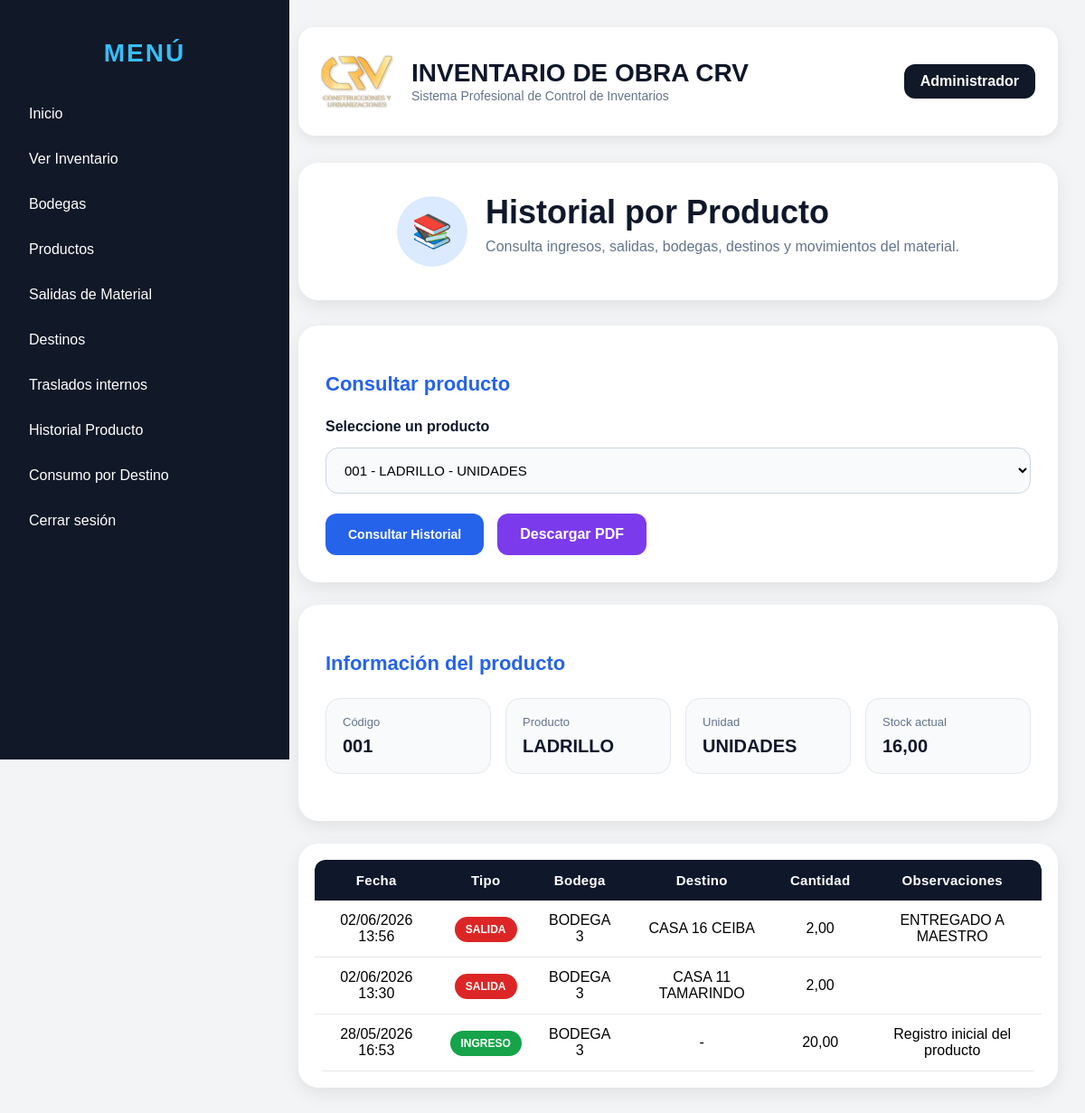
Page /historial-producto?producto_id=1 (signed in) on the committed database.
### models/usuario.py (models this page shows, shortened)
class Usuario(db.Model, UserMixin):
    __tablename__ = "usuarios"
    id = db.Column(db.Integer, primary_key=True)
    nombre = db.Column(db.String(100), nullable=False)
    usuario = db.Column(db.String(50), unique=True, nullable=False)
    password_hash = db.Column(db.String(200), nullable=False)
    rol = db.Column(db.String(50), default="ADMIN")

### models/producto.py (models this page shows)
class Producto(db.Model):
    __tablename__ = "productos"
    id = db.Column(db.Integer, primary_key=True)
    codigo = db.Column(db.String(50), unique=True, nullable=False)
    nombre = db.Column(db.String(150), nullable=False)
    categoria = db.Column(db.String(100))
    unidad = db.Column(db.String(50))
    stock = db.Column(db.Float, default=0)
    stock_minimo = db.Column(db.Float, default=0)
    precio = db.Column(db.Float, default=0)
    activo = db.Column(db.Boolean, default=True)

### models/movimiento.py (models this page shows)
class Movimiento(db.Model):
    __tablename__ = "movimientos"
    id = db.Column(db.Integer, primary_key=True)
    producto_id = db.Column(db.Integer, db.ForeignKey('productos.id'), nullable=False)
    obra_id = db.Column(db.Integer, db.ForeignKey('obras.id'), nullable=False)
    tipo = db.Column(db.String(20), nullable=False)
    cantidad = db.Column(db.Float, nullable=False)
    destino_id = db.Column(db.Integer, db.ForeignKey("destinos.id"))
    observaciones = db.Column(db.String(255))
    fecha = db.Column(db.DateTime, default=datetime.utcnow)
    producto = db.relationship("Producto")
    obra = db.relationship("Obra")
    destino = db.relationship("Destino")

### models/obra.py (models this page shows)
class Obra(db.Model):
    __tablename__ = "obras"
    id = db.Column(db.Integer, primary_key=True)
    nombre = db.Column(db.String(150), nullable=False)
    ubicacion = db.Column(db.String(150))
    responsable = db.Column(db.String(100))
    estado = db.Column(db.String(30), default="ACTIVA")

### models/destino.py (models this page shows)
class Destino(db.Model):
    __tablename__ = "destinos"
    id = db.Column(db.Integer, primary_key=True)
    nombre = db.Column(db.String(150), nullable=False, unique=True)
    sector = db.Column(db.String(100))
    estado = db.Column(db.String(20), default="ACTIVO")
    activo = db.Column(db.Boolean, default=True)

### routes/kardex.py (the view)
@kardex_bp.route("/historial-producto", methods=["GET"])
@login_required
def kardex():
    productos = Producto.query.order_by(Producto.nombre.asc()).all()
    producto_id = request.args.get("producto_id")
    movimientos = []
    producto_seleccionado = None
    if producto_id:
        producto_seleccionado = Producto.query.get(int(producto_id))
        movimientos = Movimiento.query.filter_by(
            producto_id=int(producto_id)
        ).order_by(Movimiento.fecha.desc()).all()
    return render_template(
        "kardex/index.html",
        productos=productos,
        movimientos=movimientos,
        producto_seleccionado=producto_seleccionado
    )

### templates/kardex/index.html (shortened to what this page needs)
{% extends "base.html" %}
{% block content %}
<div class="historial-page-title">
    <div class="icono">📚</div>
    <div>
        <h1>Historial por Producto</h1>
        <p>Consulta ingresos, salidas, bodegas, destinos y movimientos del material.</p>
    </div>
</div>
<div class="historial-card">
    <h3>Consultar producto</h3>
    <form method="GET">
        <div class="form-group">
            <label>Seleccione un producto</label>
            <select name="producto_id" required>
                {% for p in productos %}
                    <option value="{{ p.id }}"
                        {% if producto_seleccionado and producto_seleccionado.id == p.id %}
                            selected
                        {% endif %}
                    >
                        {{ p.codigo }} - {{ p.nombre }} - {{ p.unidad }}
                    </option>
                {% endfor %}
            </select>
        </div>
        <div class="acciones-historial">
            <button type="submit" class="btn-consultar">
                Consultar Historial
            </button>
            {% if producto_seleccionado %}
            <a class="btn-pdf-historial"
               href="/historial-producto/pdf/{{ producto_seleccionado.id }}">
                Descargar PDF
            </a>
            {% endif %}
        </div>
    </form>
</div>
{% if producto_seleccionado %}
<div class="historial-card">
    <h3>Información del producto</h3>
    <div class="producto-resumen">
        <div class="resumen-box">
            <span>Código</span>
            <strong>{{ producto_seleccionado.codigo }}</strong>
        </div>
        <div class="resumen-box">
            <span>Producto</span>
            <strong>{{ producto_seleccionado.nombre }}</strong>
        </div>
        <div class="resumen-box">
            <span>Unidad</span>
            <strong>{{ producto_seleccionado.unidad }}</strong>
        </div>
        <div class="resumen-box">
            <span>Stock actual</span>
            <strong>
                {{ "{:,.2f}".format(producto_seleccionado.stock).replace(",", "X").replace(".", ",").replace("X", ".") }}
            </strong>
        </div>
    </div>
</div>
<div class="table-card">
    <table class="historial-table">
        <tr>
            <th>Fecha</th>
            <th>Tipo</th>
            <th>Bodega</th>
            <th>Destino</th>
            <th>Cantidad</th>
            <th>Observaciones</th>
        </tr>
        {% for m in movimientos %}
        <tr>
            <td>{{ m.fecha.strftime('%d/%m/%Y %H:%M') }}</td>
            <td>
                {% if m.tipo == "INGRESO" %}
                    <span class="badge-ingreso">INGRESO</span>
                {% else %}
                    <span class="badge-salida">SALIDA</span>
                {% endif %}
            </td>
            <td>{{ m.obra.nombre if m.obra else "-" }}</td>
            <td>
                {% if m.destino %}
                    {{ m.destino.nombre }}
                {% else %}
                    -
                {% endif %}
            </td>
            <td>
                {{ "{:,.2f}".format(m.cantidad).replace(",", "X").replace(".", ",").replace("X", ".") }}
            </td>
            <td>{{ m.observaciones or "" }}</td>
        </tr>
        {% endfor %}
    </table>
</div>
{% endif %}
{% endblock %}

### templates/base.html (shortened to what this page needs)
<!DOCTYPE html>
<html lang="es">
<head>
</head>
<body>
    <div class="sidebar">
        <h2 class="menu-title">MENÚ</h2>
        <a href="/dashboard">Inicio</a>
        <a href="/existencias">Ver Inventario</a>
        <a href="/obras">Bodegas</a>
        <a href="/productos">Productos</a>
        <a href="/movimientos">Salidas de Material</a>
        <a href="/destinos">Destinos</a>
        <a href="/traslados/nuevo">Traslados internos</a>
        <a href="/historial-producto">Historial Producto</a>
        <a href="/consumos/destino">Consumo por Destino</a>
        <a href="/logout">Cerrar sesión</a>
    </div>
    <div class="content">
        <div class="topbar">
            <div class="topbar-left">
                <img src="{{ url_for('static', filename='logo.png') }}">
                <div>
                    <h1>INVENTARIO DE OBRA CRV</h1>
                    <span>Sistema Profesional de Control de Inventarios</span>
                </div>
            </div>
            <div class="topbar-right">
                {{ current_user.nombre }}
            </div>
        </div>
        {% block content %}{% endblock %}
    </div>
</body>
</html>

### templates/base.html (style rules this page uses)
body { margin: 0; font-family: Arial, sans-serif; background: #f3f4f6; }
.sidebar { width: 280px; height: 100vh; background: #111827; color: white; position: fixed; padding: 20px; }
.sidebar h2 { margin-bottom: 30px; color: #38bdf8; }
.menu-title { color:white; text-align:center; font-size:28px; margin-bottom:35px; letter-spacing:2px; font-weight:800; }
.sidebar a { display: block; color: white; text-decoration: none; padding: 12px; border-radius: 8px; margin-bottom: 8px; }
.content { margin-left: 300px; padding: 30px; }
.topbar { background: white; padding: 15px 20px; border-radius: 12px; margin-bottom: 25px; box-shadow: 0 2px 8px rgba(0,0,0,0.08); }
.topbar { background:white; padding:20px 25px; border-radius:18px; margin-bottom:30px; box-shadow:0 4px 15px rgba(0,0,0,0.08); display:flex; justify-content:space-between; align-items:center; }
.topbar-left { display:flex; align-items:center; gap:20px; }
.topbar-left img { width:80px; height:80px; object-fit:contain; }
.topbar-left h1 { margin:0; color:#0f172a; font-size:28px; }
.topbar-left span { color:#64748b; font-size:14px; }
.topbar-right { background:#111827; color:white; padding:10px 18px; border-radius:12px; font-weight:bold; }
.card, .table-card { background: white; border-radius: 14px; box-shadow: 0 2px 8px rgba(0,0,0,0.08); overflow: hidden; margin-bottom: 20px; padding: 20px; }
.table-card { padding: 0; }
table { background: white; border-collapse: collapse; width: 100%; border-radius: 10px; overflow: hidden; }
th { background: #111827; color: white; padding: 16px; text-align: center; font-size: 15px; letter-spacing: 0.3px; }
td { padding: 14px; border-bottom: 1px solid #e5e7eb; vertical-align: middle; text-align: center; }
input, select { width: 100%; padding: 10px; margin-top: 5px; border: 1px solid #d1d5db; border-radius: 8px; }
button, .btn { background: #2563eb; color: white; padding: 10px 16px; border: none; border-radius: 8px; text-decoration: none; cursor: pointer; display: inline-block; font-size: 14px; font-weight: 600; transition: all 0.2s ease; }
label { margin-bottom:5px; }

### templates/kardex/index.html (style rules this page uses)
.historial-page-title { background:white; border-radius:22px; padding:34px; margin-bottom:28px; display:flex; justify-content:center; align-items:center; gap:20px; box-shadow:0 6px 20px rgba(0,0,0,0.08); }
.historial-page-title .icono { width:78px; height:78px; border-radius:50%; background:#dbeafe; display:flex; align-items:center; justify-content:center; font-size:36px; }
.historial-page-title h1 { margin:0; font-size:36px; color:#0f172a; }
.historial-page-title p { margin-top:8px; color:#64748b; font-size:16px; }
.historial-card { background:white; border-radius:22px; padding:30px; box-shadow:0 6px 20px rgba(0,0,0,0.08); margin-bottom:25px; }
.historial-card h3 { color:#2563eb; font-size:22px; margin-bottom:25px; }
.form-group label { display:block; margin-bottom:9px; font-weight:700; color:#0f172a; }
.historial-card select { width:100%; box-sizing:border-box; padding:15px 16px; border-radius:14px; border:1px solid #cbd5e1; background:#f8fafc; font-size:15px; }
.acciones-historial { display:flex; gap:15px; margin-top:22px; }
.btn-consultar { background:#2563eb; color:white; border:none; padding:14px 25px; border-radius:12px; font-weight:bold; cursor:pointer; }
.btn-pdf-historial { background:#7c3aed; color:white; padding:14px 25px; border-radius:12px; font-weight:bold; text-decoration:none; }
.producto-resumen { display:grid; grid-template-columns:repeat(4, 1fr); gap:16px; margin-bottom:22px; }
.resumen-box { background:#f8fafc; border:1px solid #e2e8f0; border-radius:16px; padding:18px; }
.resumen-box span { display:block; color:#64748b; font-size:13px; margin-bottom:8px; }
.resumen-box strong { color:#0f172a; font-size:20px; }
.table-card { background:white; border-radius:22px; padding:18px; box-shadow:0 6px 20px rgba(0,0,0,0.08); }
.historial-table { width:100%; border-collapse:collapse; }
.historial-table th { background:#0f172a; color:white; padding:14px; text-align:center; }
.historial-table th:first-child { border-radius:12px 0 0 0; }
.historial-table th:last-child { border-radius:0 12px 0 0; }
.historial-table td { padding:13px; border-bottom:1px solid #e5e7eb; text-align:center; }
.badge-ingreso { background:#16a34a; color:white; padding:7px 12px; border-radius:999px; font-size:12px; font-weight:bold; }
.badge-salida { background:#dc2626; color:white; padding:7px 12px; border-radius:999px; font-size:12px; font-weight:bold; }

### rows in the picture
Usuario: nombre "Administrador"
Producto: codigo "001", nombre "LADRILLO", unidad "UNIDADES", stock "16,00"
Movimiento: fecha "02/06/2026 13:56", tipo "SALIDA", obra "BODEGA 3", destino.nombre "CASA 16 CEIBA", cantidad "2,00", observaciones "ENTREGADO A MAESTRO"
Movimiento: fecha "02/06/2026 13:30", tipo "SALIDA", obra "BODEGA 3", destino.nombre "CASA 11 TAMARINDO", cantidad "2,00"
Movimiento: fecha "28/05/2026 16:53", tipo "INGRESO", obra "BODEGA 3", cantidad "20,00", observaciones "Registro inicial del producto"

### other values in the picture
form field producto_id "001 - LADRILLO - UNIDADES"
